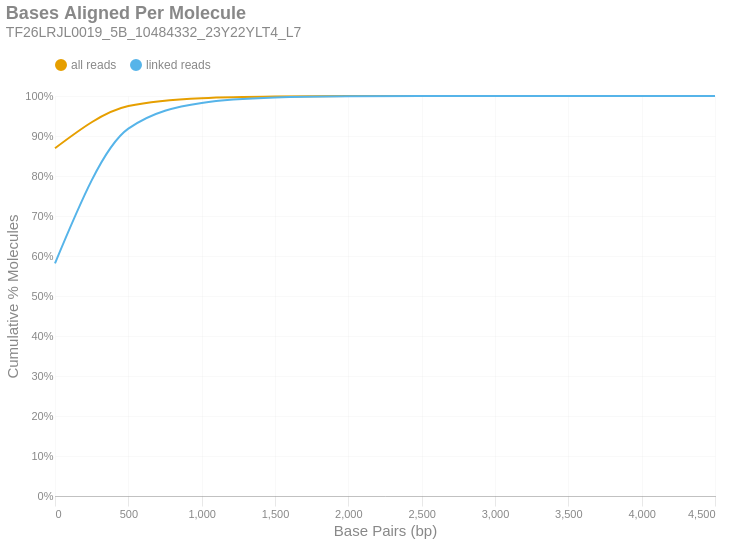

Notebook cell for this chart:
### Markdown cell above
### Bases Aligned Per Molecule
This is a cumulative frequency distribution showing the number of base pairs aligned per unique molecule. These data are shown in 500 bp bins. There are two distributions: one with `all reads` (yellow) and another with only `linked reads` (blue). The percent of molecules in the `linked reads` distribution is relative to the total number of linked molecules.

### Code cell
if SKIPLR:
    print_html(f"Skipped")
else:
    binned_df = consolidated_hist(valids['aligned_bp'], mask, 500, True)
    with SafeRender(binned_df):
        (
            density_plot(binned_df, 'Bases Aligned Per Molecule', samplename, 'basesper')
            .encode(
                x=alt.X('bin:Q', title="Base Pairs (bp)").axis(tickMinStep=500).scale(padding=0),
                y=alt.Y('value:Q', title='Cumulative % Molecules')
                    .axis(format='%')
                    .scale(domain = [0,1])
                    .stack(False),
                color=alt.Color("key:N").scale(domain = ["all reads", "linked reads"]),
                tooltip = [
                    alt.Tooltip("key:N", title = "Data Type"),
                    alt.Tooltip("range_label:N", title="Bases Aligned Per Molecule"),
                    alt.Tooltip("value:Q", format = ".2%", title="% Molecules (Cum.)")
                ]
            )
        ).display()

### Figure 1 — Vega-Lite specification as saved in the notebook (floating-point values rounded to 4 significant figures)
{"width": "container", "height": 400, "config": {"title": {"anchor": "start", "dy": -15, "fontSize": 18, "color": "#888888", "subtitleColor": "#888888", "subtitleFontSize": 14}, "arc": {"fill": "#0072B2"}, "axis": {"domainColor": "#888888", "domainWidth": 0.5, "gridWidth": 0.2, "grid": false, "titleFontWeight": 400, "titleFontSize": 15, "labelFontSize": 11, "labelColor": "#888888", "tickColor": "#888888", "tickWidth": 0.2, "titleColor": "#888888"}, "axisBand": {"grid": false}, "axisX": {"grid": true, "tickSize": 10, "domainCap": "round"}, "axisY": {"domain": false, "grid": true, "tickSize": 0, "domainCap": "round"}, "background": "transparent", "header": {"labelFontSize": 15, "labelColor": "#888888", "titleFontSize": 15, "titleFontWeight": 600, "titleColor": "#888888"}, "legend": {"labelFont": "sans-serif", "labelFontSize": 12, "labelColor": "#888888", "symbolSize": 100, "symbolType": "circle", "titleFontSize": 12, "titlePadding": 10, "titleColor": "#888888", "title": null, "orient": "top"}, "range": {"category": ["#E69F00", "#56B4E9", "#009E73", "#F0E442", "#0072B2", "#D55E00", "#CC79A7", "#000000"], "diverging": ["#cfe8f3", "#a2d4ec", "#73bfe2", "#46abdb", "#1696d2", "#12719e"]}, "area": {"fill": "#0072B2", "fillOpacity": 0.7, "line": true, "strokeOpacity": 0.7}, "line": {"color": "#0072B2", "stroke": "#0072B2", "strokeWidth": 2}, "trail": {"color": "#0072B2", "stroke": "#0072B2", "strokeWidth": 0, "size": 1}, "point": {"filled": true, "fillOpacity": 1.0, "size": 95}, "text": {"color": "#888888", "fontSize": 11, "align": "right", "fontWeight": 400, "size": 11}, "bar": {"fill": "#0072B2", "stroke": null}, "view": {"stroke": null, "continuousWidth": 660, "continuousHeight": 400}}, "data": {"name": "data-2d4a2f24ae04a7beaee415f4cbce41a9"}, "mark": {"type": "line", "interpolate": "monotone", "point": {"opacity": 0, "size": 275}}, "encoding": {"color": {"field": "key", "scale": {"domain": ["all reads", "linked reads"]}, "type": "nominal"}, "tooltip": [{"field": "key", "title": "Data Type", "type": "nominal"}, {"field": "range_label", "title": "Bases Aligned Per Molecule", "type": "nominal"}, {"field": "value", "format": ".2%", "title": "% Molecules (Cum.)", "type": "quantitative"}], "x": {"axis": {"tickMinStep": 500}, "field": "bin", "scale": {"padding": 0}, "title": "Base Pairs (bp)", "type": "quantitative"}, "y": {"axis": {"format": "%"}, "field": "value", "scale": {"domain": [0, 1]}, "stack": false, "title": "Cumulative % Molecules", "type": "quantitative"}}, "params": [{"name": "param_c36ac31b6afebe62", "select": {"type": "point", "fields": ["key"]}, "bind": "legend"}], "title": {"text": "Bases Aligned Per Molecule", "subtitle": "TF26LRJL0019_5B_10484332_23Y22YLT4_L7"}, "transform": [{"fold": ["all reads (cumsum)", "linked reads (cumsum)"]}, {"calculate": "replace(datum.key, ' (cumsum)', '')", "as": "key"}, {"filter": {"param": "param_c36ac31b6afebe62"}}], "usermeta": {"embedOptions": {"downloadFileName": "TF26LRJL0019_5B_10484332_23Y22YLT4_L7.basesper"}}, "$schema": "https://vega.github.io/schema/vega-lite/v6.4.1.json", "datasets": {"data-2d4a2f24ae04a7beaee415f4cbce41a9": [{"bin": "0.0", "interval": "0.0-500.0", "all reads": 0.8694, "linked reads": 0.5818, "all reads (cumsum)": 0.8694, "linked reads (cumsum)": 0.5818, "range_label": "0-499"}, {"bin": "500.0", "interval": "500.0-1000.0", "all reads": 0.1054, "linked reads": 0.3365, "all reads (cumsum)": 0.9748, "linked reads (cumsum)": 0.9184, "range_label": "500-999"}, {"bin": "1000.0", "interval": "1000.0-1500.0", "all reads": 0.01991, "linked reads": 0.06436, "all reads (cumsum)": 0.9947, "linked reads (cumsum)": 0.9828, "range_label": "1000-1499"}, {"bin": "1500.0", "interval": "1500.0-2000.0", "all reads": 0.004174, "linked reads": 0.0135, "all reads (cumsum)": 0.9988, "linked reads (cumsum)": 0.9963, "range_label": "1500-1999"}, {"bin": "2000.0", "interval": "2000.0-2500.0", "all reads": 0.0009134, "linked reads": 0.002955, "all reads (cumsum)": 0.9998, "linked reads (cumsum)": 0.9992, "range_label": "2000-2499"}, {"bin": "2500.0", "interval": "2500.0-3000.0", "all reads": 0.0001938, "linked reads": 0.0006269, "all reads (cumsum)": 0.9999, "linked reads (cumsum)": 0.9998, "range_label": "2500-2999"}, {"bin": "3000.0", "interval": "3000.0-3500.0", "all reads": 3.966e-05, "linked reads": 0.0001283, "all reads (cumsum)": 1.0, "linked reads (cumsum)": 1.0, "range_label": "3000-3499"}, {"bin": "3500.0", "interval": "3500.0-4000.0", "all reads": 8.714e-06, "linked reads": 2.819e-05, "all reads (cumsum)": 1.0, "linked reads (cumsum)": 1.0, "range_label": "3500-3999"}, {"bin": "4000.0", "interval": "4000.0-4500.0", "all reads": 1.502e-06, "linked reads": 4.86e-06, "all reads (cumsum)": 1.0, "linked reads (cumsum)": 1.0, "range_label": "4000-4499"}, {"bin": "4500.0", "interval": "4500.0-5000.0", "all reads": 6.009e-07, "linked reads": 1.944e-06, "all reads (cumsum)": 1.0, "linked reads (cumsum)": 1.0, "range_label": "4500-4999"}]}}
